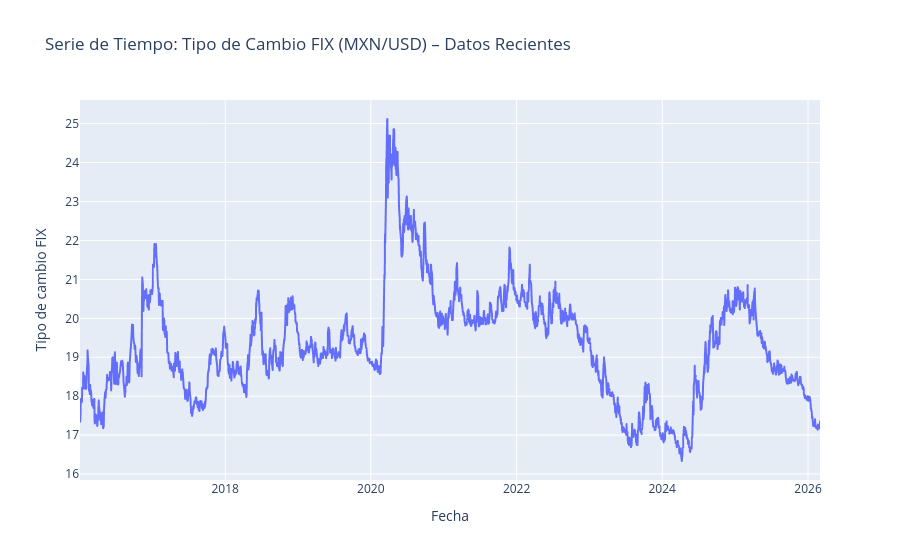

This figure's notebook cell:
### Code cell
fig = px.line(
    df,
    x=df.index,
    y="dato",
    title="Serie de Tiempo: Tipo de Cambio FIX (MXN/USD) – Datos Recientes"
)

fig.update_layout(
    xaxis_title="Fecha",
    yaxis_title="Tipo de cambio FIX",
)

fig.show()

### Figure 1 — Plotly figure (JSON) as saved in the notebook; plotly's stock layout.template omitted (floating-point values rounded to 4 significant figures; data arrays with more than 128 entries replaced by an {"elided": "..."} marker saying what was removed)
{"data": [{"hovertemplate": "fecha=%{x}<br>dato=%{y}<extra></extra>", "legendgroup": "", "line": {"color": "#636efa", "dash": "solid"}, "marker": {"symbol": "circle"}, "mode": "lines", "name": "", "showlegend": false, "type": "scattergl", "x": {"elided": "2556 str values"}, "xaxis": "x", "y": {"elided": "2556 float values"}, "yaxis": "y"}], "layout": {"legend": {"tracegroupgap": 0}, "title": {"text": "Serie de Tiempo: Tipo de Cambio FIX (MXN/USD) – Datos Recientes"}, "xaxis": {"anchor": "y", "domain": [0, 1], "title": {"text": "Fecha"}}, "yaxis": {"anchor": "x", "domain": [0, 1], "title": {"text": "Tipo de cambio FIX"}}}}
